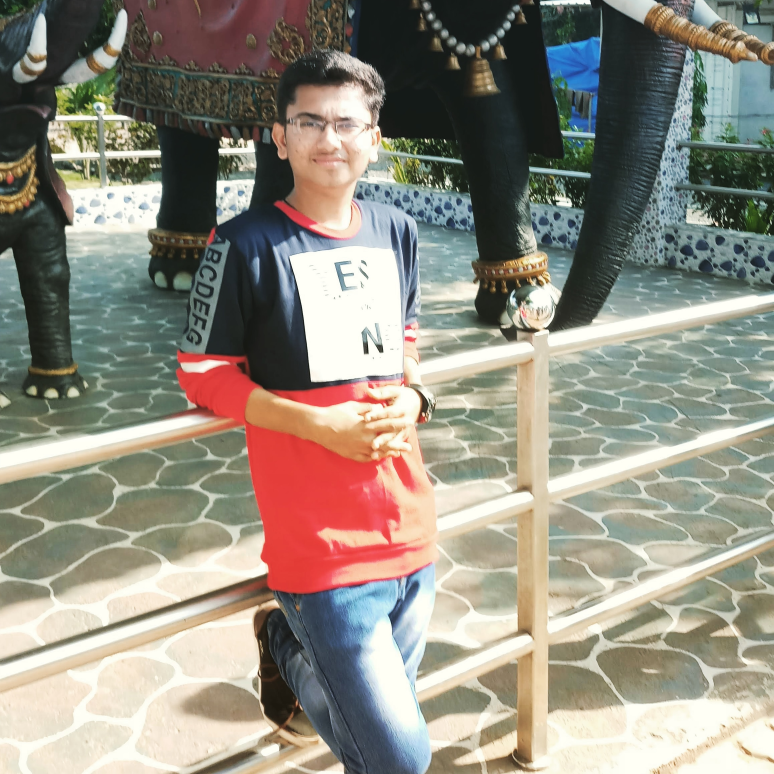
%> input picture my_image.jpg, 2322 x 2322 px (shown at 1/3 size)
$ octave Assignment5.m   (GNU Octave 9; MATLAB toolbox functions it lacks are replaced by stand-ins)
%> lines starting %> are read from the running program, lines starting %| are printed output that depends on the picture; in (x1, y1, x2, y2) boxes, pixels count from 0 and x2, y2 are one past the last pixel; in counts of white or black regions, pixels touching at a corner belong together; the program's own positions count from 1
#Take your own photo
im = imread("my_image.jpg");

#1. Grayscale image
im_gray_scale = rgb2gray(im);
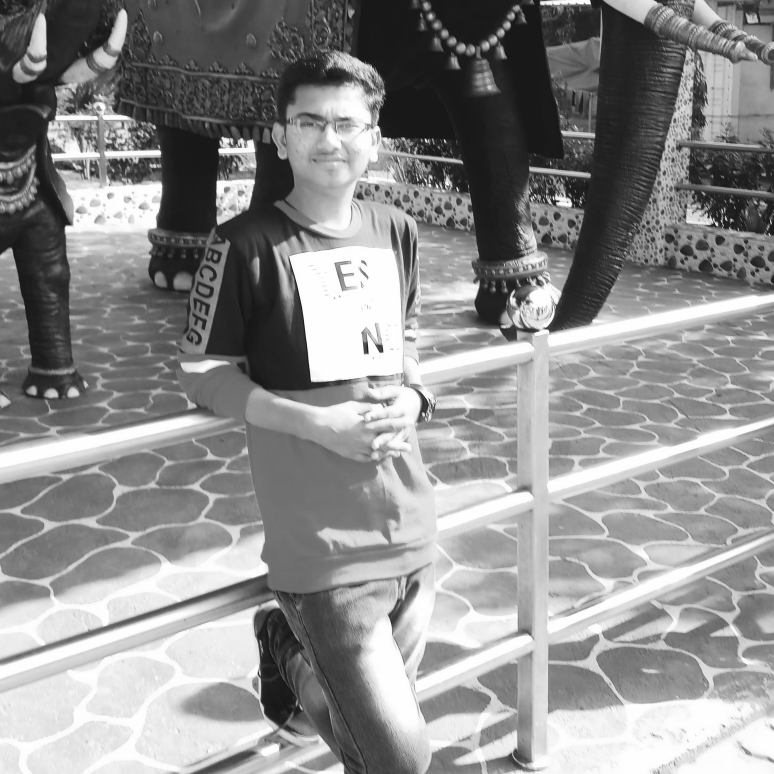
%> im_gray_scale: size 2322x2322 uint8 (shown at 1/3 size); min 12, max 255, mean 141.8
subplot(2,3,1)
imshow(im_gray_scale);
title("Grayscale image");

#2. Black and White image
im_bw = im2bw(im);
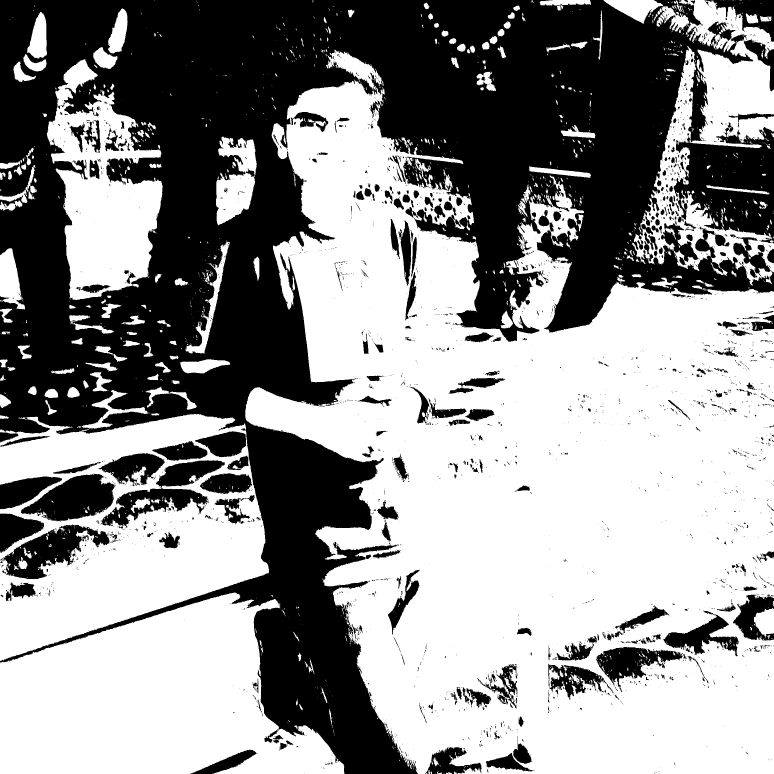
%> im_bw: size 2322x2322 logical (shown at 1/3 size); 57.2% white; 2906 black regions (2426 under 20 px), largest, box (x1, y1, x2, y2) and area: (0, 0, 2322, 2322) 1919894, (2021, 368, 2322, 730) 66431, (301, 1381, 674, 1583) 24718
subplot(2,3,2)
imshow(im_bw);
title("Black and white image");

#3. Over Exposed image
im_over_exposed = im_gray_scale + 70;
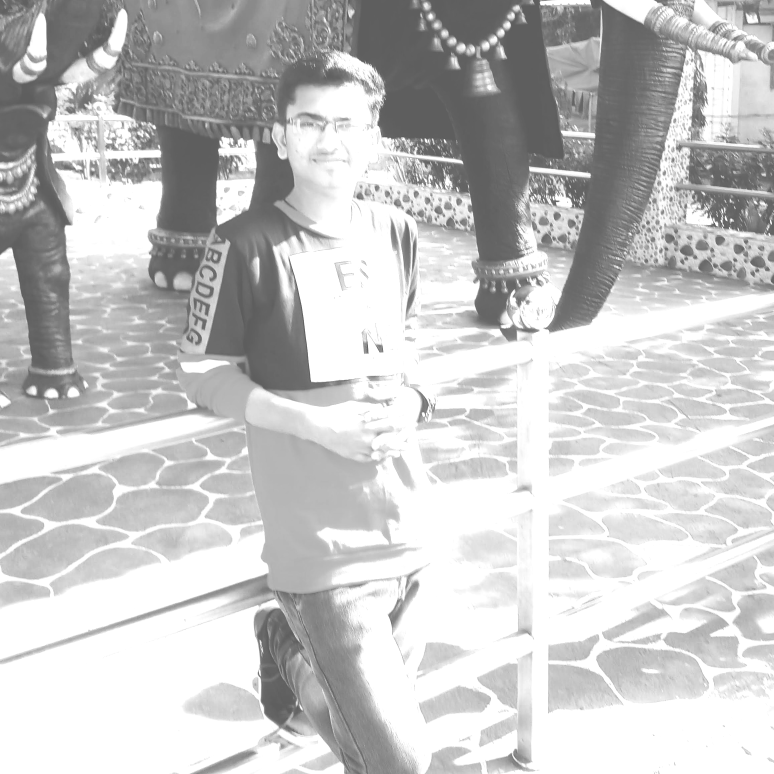
%> im_over_exposed: size 2322x2322 uint8 (shown at 1/3 size); min 82, max 255, mean 198.1
subplot(2,3,3)
imshow(im_over_exposed);
title("Over exposed image");

#4. Under Exposed image
im_under_exposed = im_gray_scale - 50;
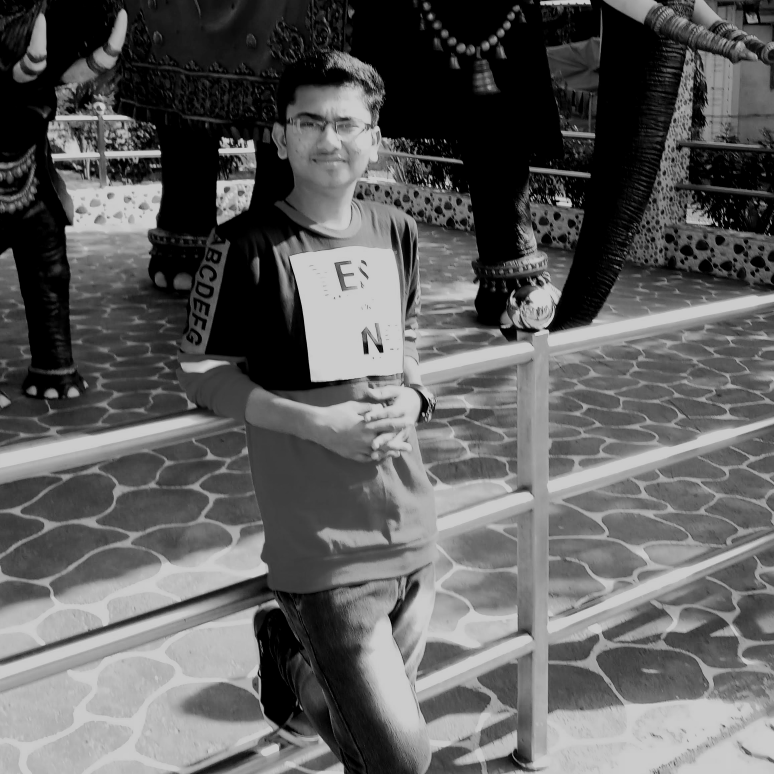
%> im_under_exposed: size 2322x2322 uint8 (shown at 1/3 size); min 0, max 205, mean 94.4
subplot(2,3,4)
imshow(im_under_exposed);
title("Under exposed image");

#5. Keep your face only-crop rest of the image.
im_face = im(100:650,615:1350);
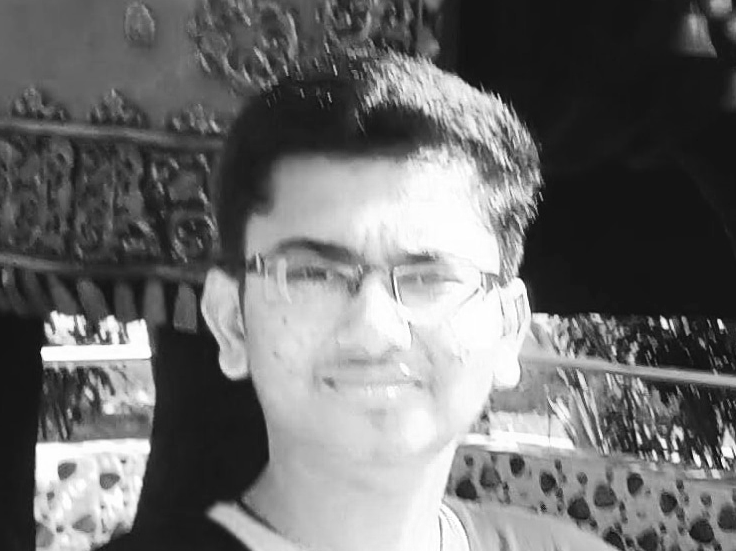
%> im_face: size 551x736 uint8; min 9, max 255, mean 109.6
subplot(2,3,5)
imshow(im_face);
title("Face-crop image");

#6. Resize the image to 256*256
%> (the run ends here)
